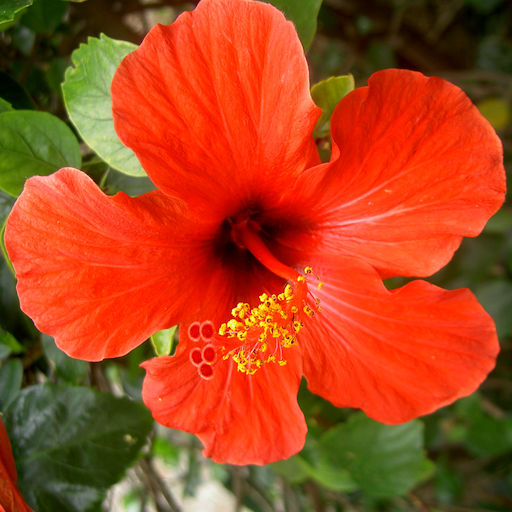
%> input picture tweets-sources/codes/hist-eq/hibiscus.png, 512 x 512 px
$ octave HistEq.m   (GNU Octave 9; MATLAB toolbox functions it lacks are replaced by stand-ins)
%> lines starting %> are read from the running program, lines starting %| are printed output that depends on the picture
### tweets-sources/codes/toolbox/MkResRep.m
function rep = MkResRep(name)

if nargin==0
    name = [];
end

s = pwd(); a = strfind(s, '/'); s = s(a(end)+1:end);
rep = ['../results/' s '/'];
if not(isempty(name))
    rep = [rep name '/'];
end
[~,~] = mkdir(rep);

end

### tweets-sources/codes/toolbox/clamp.m
function y = clamp(x,a,b)

% clamp - clamp a value
%
%   y = clamp(x,a,b);
%
% Default is [a,b]=[0,1].
%
%   Copyright (c) 2004 Gabriel Peyre

if nargin<2
    a = 0;
end
if nargin<3
    b = 1;
end

if iscell(x)
    for i=1:length(x)
        y{i} = clamp(x{i},a,b);
    end
    return;
end

y = max(x,a);
y = min(y,b);

end

### tweets-sources/codes/toolbox/znum2str.m
function s = znum2str(x,k)

% force to happend trailing zeros to have string of length k

if x>=10^k
    warning('Problem with znum2str');
end

s = num2str(x);
m = k-1 - floor(log10(x));
for i=1:m
    s = ['0' s];
end

### tweets-sources/codes/hist-eq/HistEq.m

addpath('../toolbox/');
rep = MkResRep();


rescale = @(x)(x-min(x(:)))/(max(x(:))-min(x(:)));
SetAR = @(ar)set(gca, 'PlotBoxAspectRatio', [1 ar 1], 'FontSize', 20);

name = 'hibiscus.png';
f = imread(name);
%> f is the input picture: size 512x512x3 uint8; mean R, G, B 170.2, 69.4, 28
f = rescale( mean(f,3) ).^1.5;
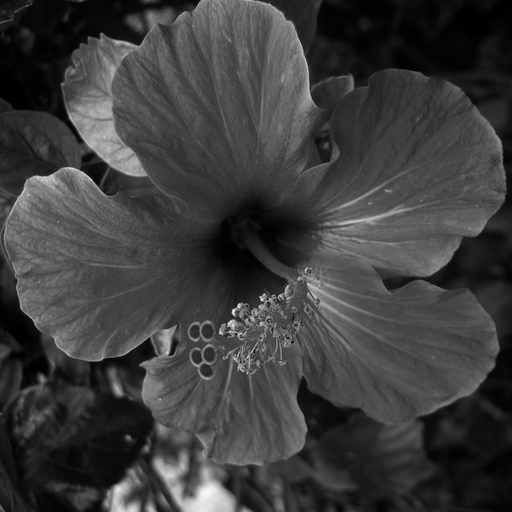
%> f: size 512x512 double; min 0, max 1, mean 0.239
f0 = f;


[fS,I] = sort(f0(:)); f(I) = linspace(0,1,length(f(:)));
%> after `f(I) = linspace(0,1,length(f(:)))`:
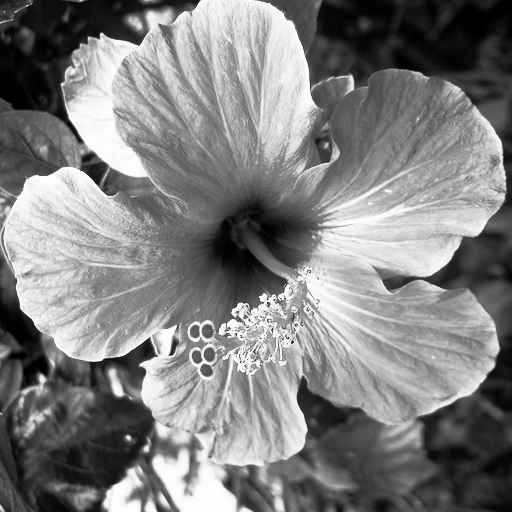
%> f: size 512x512 double; min 0, max 1, mean 0.5

imagesc(f0);
colormap gray(256);
imagesc(f);
colormap gray(256);

imwrite(f0, [rep 'original.png']);

% target histogram
G = clamp( sort( .8 + .2*randn(length(f(:)),1)*.2 ), 0,1);
G = linspace(0,1,length(f(:)))';


q = 50;
for k=1:q
    t = (k-1)/(q-1);
    f(I) = (1-t)*fS + t*G;
    imwrite(f, [rep 'img-' znum2str(k,2) '.png']);
    % disp
    imagesc(f);
    colormap gray(256);
    drawnow;
    % histogram
    m = 40;
    x = linspace(0,1,m);
    h = hist(f(:), x); h = h/sum(h);
    if k==1
        vmax=max(h);
    end

    clf;
    bar(x, h, 'FaceColor', [t 0 1-t]);
    axis([0 1 0 vmax*1.01]);
    SetAR(1/3);
    set(gca, 'XTick', [], 'YTick', []);
    saveas(gcf, [rep 'hist-' znum2str(k,2) '.png'], 'png');
end
%> this loop made 50 passes
%> vmax on pass 1: 0.0844
%> pass 1, `set(gca, 'XTick', [], 'YTick', []);`:
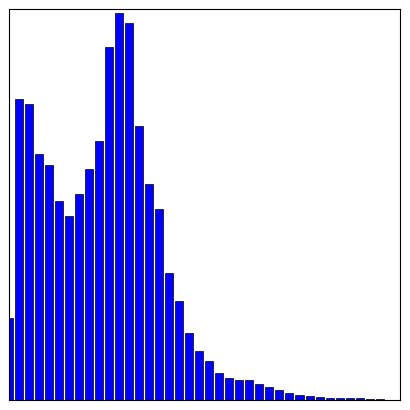
%> figure redrawn from the program's plot data; tallest bar 0.0844 high, from x = 0.272 to 0.292
%> after the loop:
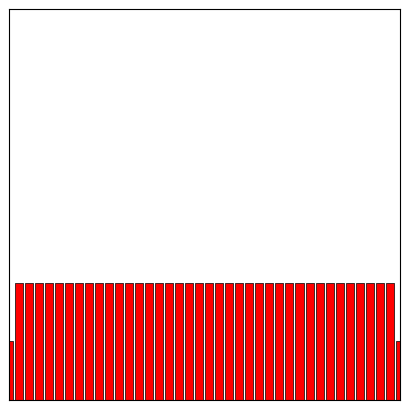
%> figure redrawn from the program's plot data; tallest bar 0.0256 high, from x = 0.0154 to 0.0359

% AutoCrop(rep, ['hist-']);
